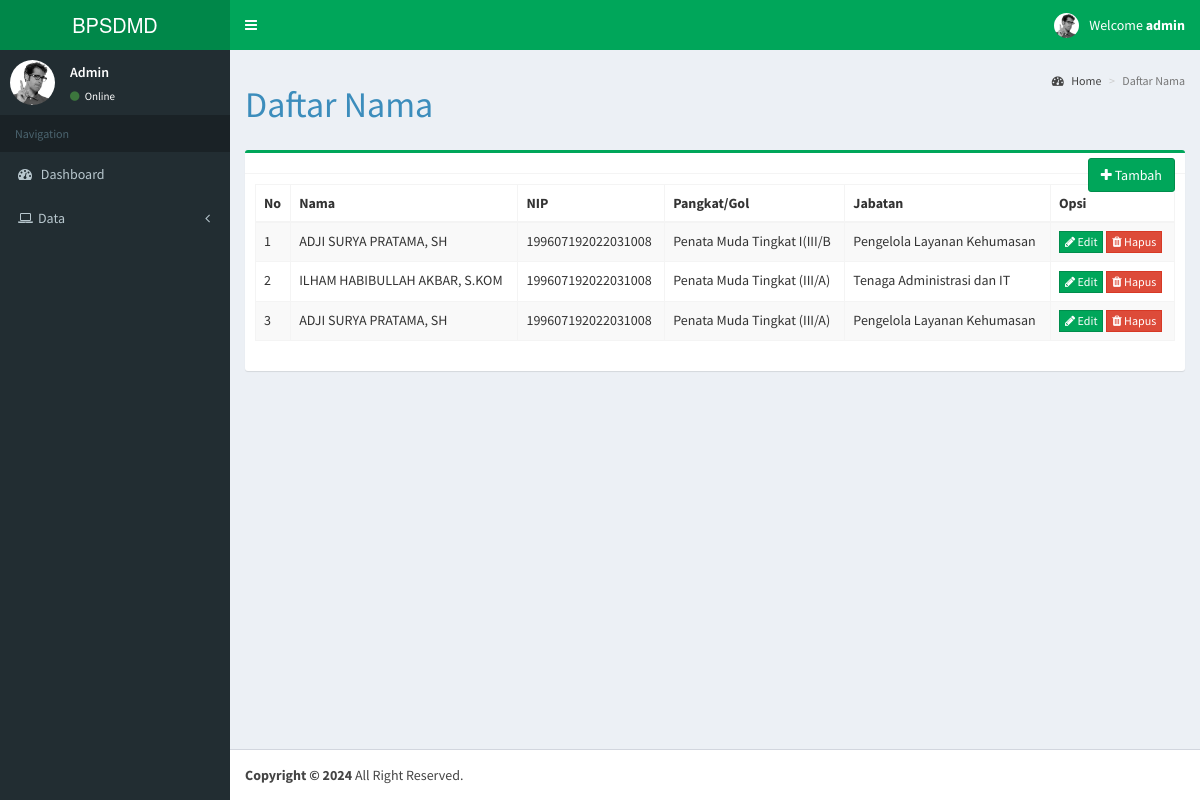
The page /daftar_nama.php (signed in) on the database its author committed.
### tables this page shows
CREATE TABLE `daftar_nama` (
  `id_nama` int(11) NOT NULL,
  `nama` varchar(255) NOT NULL,
  `NIP` varchar(255) NOT NULL,
  `pangkat` varchar(255) NOT NULL,
  `jabatan` varchar(255) NOT NULL
);

### daftar_nama.php (the view, shortened to what this page needs)
<?php
include 'template/header_admin.php';
include 'koneksidb.php';
?>
<head>
<link href="https://cdn.jsdelivr.net/npm/select2@4.1.0-rc.0/dist/css/select2.min.css" rel="stylesheet" />
</head>
<div class="content-wrapper">
<section class="content-header">
  <h1>Daftar Nama
  </h1>
  <ol class="breadcrumb">
  <li><a href="index.php"><i class="fa fa-dashboard"></i> Home</a></li>
  <li class="active">Daftar Nama</li>
  </ol>
</section>
<section class="content">
  <div class="row">
    <div class="col-sm-12">
      <div class="box box-success">
        <div class="box-header with-border">
          <div class="box-tools pull-left">
            <a href="#" class="btn btn-success" data-toggle="modal" data-target="#tambahproduk"><i class="fa fa-plus"></i> Tambah</a>
          </div>
        </div>
        <div class="box-body">
          <div class="table-responsive22">
            <table id="datatable" class="table table-bordered table-striped">
              <thead>
                <tr>
                  <th>No</th>
                  <th>Nama</th>
                  <th>NIP</th>
                  <th>Pangkat/Gol</th>
                  <th>Jabatan</th>
                  <th>Opsi</th>
                </tr>
              </thead>
              <tbody>
                  <?php
                  $no = 1;
                    $queryview = mysqli_query($koneksi, "SELECT * FROM daftar_nama");
                    while ($row = mysqli_fetch_assoc($queryview)) {
                  ?>
                  <tr>
                    <td><?php echo $no++; ?></td>
                    <td><?php echo $row['nama'];?></td>
                    <td><?php echo $row['NIP'];?></td>
                    <td><?php echo $row['pangkat'];?></td>
                    <td><?php echo $row['jabatan'];?></td>
                    <td>
                      <a href="#" class="btn btn-success btn-flat btn-xs" data-toggle="modal" data-target="#updateproduk<?php echo $no; ?>"><i class="fa fa-pencil"></i> Edit</a>
                      <a href="#" class="btn btn-danger btn-flat btn-xs" data-toggle="modal" data-target="#deleteproduk<?php echo $no; ?>"><i class="fa fa-trash"></i> Hapus</a>
                          </div>
                        </div>
                      </div>
                  <?php
                    }
                  ?>
<?php include 'template/footer.php'; ?>

### rows shown on the page
daftar_nama: nama "ADJI SURYA PRATAMA, SH", NIP "199607192022031008", pangkat "Penata Muda Tingkat I(III/B", jabatan "Pengelola Layanan Kehumasan"
daftar_nama: nama "ILHAM HABIBULLAH AKBAR, S.KOM", NIP "199607192022031008", pangkat "Penata Muda Tingkat (III/A)", jabatan "Tenaga Administrasi dan IT"
daftar_nama: nama "ADJI SURYA PRATAMA, SH", NIP "199607192022031008", pangkat "Penata Muda Tingkat (III/A)", jabatan "Pengelola Layanan Kehumasan"

### other values the page prints
$_SESSION['username'] "admin"
$_SESSION['nama'] "Admin"
